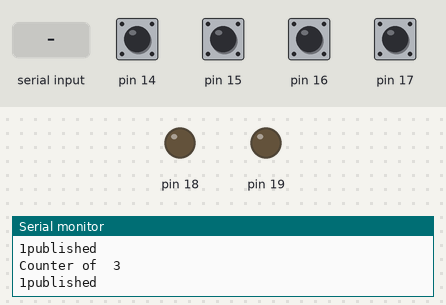
Bench run of a sketch on a simulated Arduino Uno, built with avr-gcc and run on an emulated ATmega328P. Parts: output pins drawn as LEDs (lit = HIGH), the last lines printed to the serial monitor. Inputs (shaded band) come from the test bench; at power-on: pin 14–17 HIGH.

Above: at 1.2 s.
1.3 s: "11\n" received over Serial
At 2.0 s:
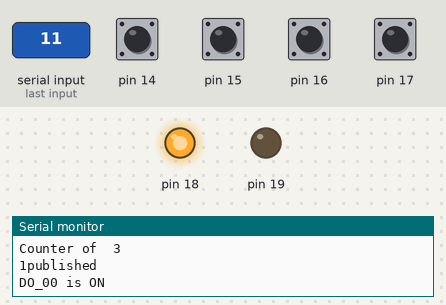
2.8 s: "21\n" received over Serial
At 4.0 s:
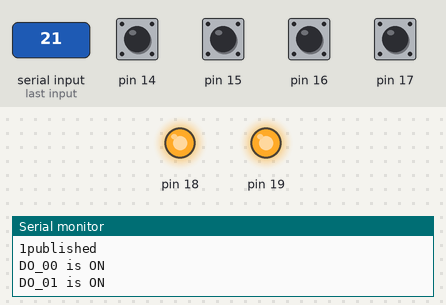
4.3 s: "30,150\n" received over Serial
At 5.2 s:
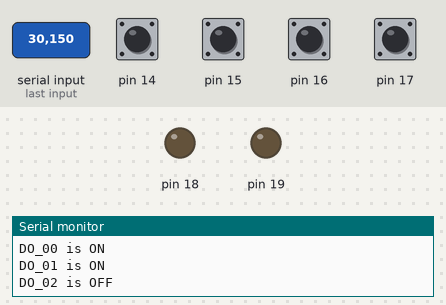
Timing chart, 0 to 7.3 s (numbered marks = the images above; inputs shaded):
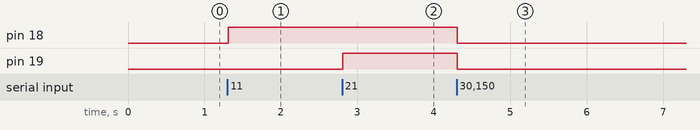

Measured:
- after the input at 1.3 s, pin 18: LOW → HIGH at once
- after the input at 2.8 s, pin 19: LOW → HIGH at once
- after the input at 4.3 s, pin 18, pin 19: HIGH → LOW at once

The sketch:

test_22.4.16.ino
```cpp
byte DI_00 = 37;
byte DI_01 = 36;
byte DI_02 = 35;
byte DI_03 = 34;
byte DO_00 = 33;
byte DO_01 = 32;
byte DO_02 = 31;
byte DO_03 = 30;

char intBuffer[12];
String intData = "";
int delimiter = (int) '\n';

struct portStruct {
    byte bitMask;
    String portName;
    byte pin;
    byte portNo;
    boolean curState;
    boolean prevState;

};
portStruct diPorts[4] = {
                            {0b00000001, "", DI_00, 0, false, false},
                            {0b00000010, "", DI_01, 1, false, false},
                            {0b00000100, "", DI_02, 2, false, false},
                            {0b00001000, "", DI_03, 3, false, false}
                        };

portStruct doPorts[4] = {
                            {0b00010000, "", DO_00, 0, false, false},
                            {0b00100000, "", DO_01, 1, false, false},
                            {0b01000000, "", DO_02, 2, false, false},
                            {0b10000000, "", DO_03, 3, false, false}
                        };

void setup()
{
    Serial.begin(9600);
    DDRC = 0b11110000; //30,31,32,33(outputs), 34,35,36,37(input)
    PORTC = 0x00;
}
void loop()
{
    readDIPorts();
    while (Serial.available()) {
        int ch = Serial.read();
        if (ch == -1) {
            // Handle error
         }
        else if (ch == delimiter) {
            break;
        }
        else {
            intData += (char) ch;

        }
    }
    int intLength = intData.length() + 1;
    intData.toCharArray(intBuffer, intLength);
    //Serial.println(intData);
    intData = "";
    int i = atoi(intBuffer);
    if( i == 11 ) {
        PORTC = PORTC | ( 0x01  << 4 );
        Serial.println("DO_00 is ON");
    }
     if( i == 10 ) {
         PORTC = PORTC & !( 0x01 << 4 );
         Serial.println("DO_00 is OFF");
    }

    if( i == 21 ) {
        PORTC = PORTC | ( 0x01  << 5 );
        Serial.println("DO_01 is ON");
    }
     if( i == 20 ) {
         PORTC = PORTC & !( 0x01 << 5 );
         Serial.println("DO_01 is OFF");
    }

     if( i == 31 ) {
        PORTC = PORTC | ( 0x01  << 6 );
        Serial.println("DO_02 is ON");
    }
     if( i == 30 ) {
         PORTC = PORTC & !( 0x01 << 6 );
         Serial.println("DO_02 is OFF");
    }

    if( i == 41 ) {
        PORTC = PORTC | ( 0x01  << 7 );
        Serial.println("DO_03 is ON");
    }
     if( i == 40 ) {
         PORTC = PORTC & !( 0x01 << 7 );
         Serial.println("DO_03 is OFF");
    }
    delay(10);
}

void readDIPorts()
{
     boolean val;
     byte recd = PINC;
     //Serial.println("recd = " + String(recd));
     for( int i=0; i< sizeof(diPorts)/sizeof(portStruct); i++) {
        val = (((recd & diPorts[i].bitMask) == 0)? false:true);
        diPorts[i].curState = val;
        //Serial.println( diPorts[i].portName +  "Val  " + String(val) + " i = " + i + " curState = " + String(diPorts[i].curState) + " prevState = " + String(diPorts[i].prevState));

        if( val != diPorts[i].prevState ){
            if( val == true) {
               Serial.println("Counter of  " + String(i) );
            }
            Serial.println(diPorts[i].portName+ String(     val    ) + "published");
        }
        diPorts[i].prevState = diPorts[i].curState;
     }
}
```
